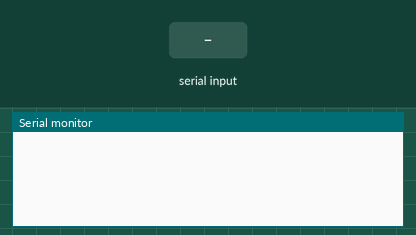
The sketch below on a simulated Arduino Uno, built with avr-gcc and run on an emulated ATmega328P. On the bench: the last lines printed to the serial monitor. The inputs (shaded band) are chosen by the test bench.

Above: at 1.2 s.
1.3 s: "ping" received over Serial
At 2.8 s:
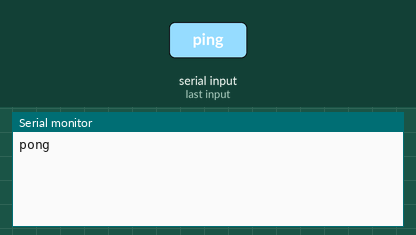
3.8 s: "1" received over Serial
At 5.8 s:
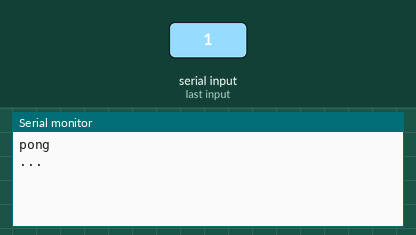

Measured:
- after the input at 1.3 s, the serial monitor: prints a new line after 1.0 s (image 1)
- after the input at 3.8 s, the serial monitor: prints a new line after 1.0 s (image 2)

The sketch:

pingPong.ino
```cpp
/*
 * Do stuff when an incoming serial message matches
 *
 * NOTE: Make sure No line ending is selected
 *
 */

void setup() {
  Serial.begin(9600); // init serial communication
}

void loop() { // runnin free!!!!!
}

void serialEvent() {
  if ( Serial.readString()=="ping" ){ // match the string
    Serial.println("pong"); // do stuff
  } else {
    Serial.println("..."); // otherwise
  }

}
```
